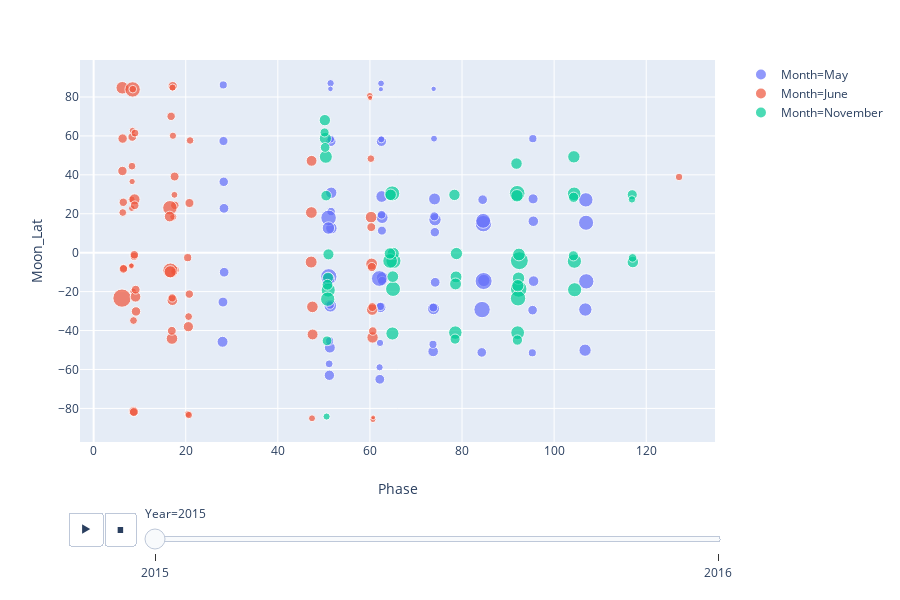

The cell this chart's notebook holds for it:
### Code cell
fig3 = px.scatter(df, x="Phase", y="Moon_Lat", size = "Relint", color = "Month", animation_frame="Year", hover_name = "Crater")
fig3.show()

### Figure 1 — Plotly figure (JSON) as saved in the notebook; plotly's stock layout.template omitted (floating-point values rounded to 4 significant figures)
{"data": [{"hoverlabel": {"namelength": 0}, "hovertemplate": "<b>%{hovertext}</b><br><br>Month=May<br>Year=2015<br>Phase=%{x}<br>Moon_Lat=%{y}<br>Relint=%{marker.size}", "hovertext": ["Langrenus", "Cleomedes", "Atlas", "Petavius", "Janssen", "Langrenus", "Cleomedes", "Atlas", "Atlas", "Petavius", "Janssen", "Langrenus", "Langrenus", "Cleomedes", "Cleomedes", "Atlas", "Petavius", "Janssen", "Langrenus", "Cleomedes", "Cleomedes", "Atlas", "Atlas", "Atlas", "Plato", "Petavius", "Petavius", "Janssen", "Janssen", "Langrenus", "Langrenus", "Cleomedes", "Cleomedes", "Atlas", "Atlas", "Atlas", "Atlas", "Plato", "Plato", "Petavius", "Petavius", "Janssen", "Tycho", "Tycho", "Langrenus", "Cleomedes", "Atlas", "Atlas", "Atlas", "Atlas", "Plato", "Plato", "Petavius", "Petavius", "Janssen", "Janssen", "Tycho", "Tycho", "Langrenus", "Cleomedes", "Cleomedes", "Langrenus", "Langrenus", "Cleomedes", "Atlas", "Atlas", "Plato", "Petavius", "Janssen"], "legendgroup": "Month=May", "marker": {"color": "#636efa", "size": [962.1, 931.9, 843.9, 728.3, 616.1, 462.0, 454.4, 415.8, 275.4, 377.2, 266.7, 620.8, 1188.0, 1102.0, 902.9, 381.8, 1097.0, 377.6, 388.3, 625.4, 367.5, 581.3, 335.3, 197.9, 120.2, 592.0, 320.7, 459.3, 264.0, 630.4, 361.8, 581.7, 332.2, 566.6, 306.2, 428.3, 204.2, 187.3, 114.1, 463.0, 263.1, 220.8, 392.1, 214.8, 1018.0, 542.9, 532.0, 298.9, 427.3, 240.4, 223.1, 131.0, 647.3, 297.4, 485.9, 273.3, 440.6, 256.5, 1096.0, 988.9, 634.1, 672.4, 385.6, 391.4, 369.1, 341.0, 267.8, 403.6, 494.9], "sizemode": "area", "sizeref": 8.167, "symbol": "circle"}, "mode": "markers", "name": "Month=May", "showlegend": true, "type": "scatter", "x": [107.0, 106.9, 106.9, 106.8, 106.7, 95.53, 95.48, 95.43, 95.38, 95.32, 95.27, 84.74, 84.69, 84.64, 84.59, 84.48, 84.35, 84.28, 74.17, 74.13, 74.09, 74.03, 73.98, 73.92, 73.84, 73.8, 73.77, 73.73, 73.69, 62.71, 62.68, 62.65, 62.6, 62.57, 62.53, 62.49, 62.46, 62.41, 62.37, 62.32, 62.28, 62.19, 62.14, 62.1, 62.04, 51.63, 51.6, 51.56, 51.53, 51.49, 51.46, 51.43, 51.39, 51.35, 51.29, 51.26, 51.19, 51.14, 51.06, 51.02, 50.98, 50.94, 28.34, 28.31, 28.25, 28.19, 28.15, 28.09, 28.0], "xaxis": "x", "y": [-14.72, 15.38, 27.15, -29.2, -50.1, -14.6, 16.17, 27.66, 58.58, -29.53, -51.44, -14.28, -14.56, 14.92, 16.36, 27.24, -29.23, -51.23, -15.21, 16.95, 10.53, 27.61, 18.67, 58.59, 84.17, -28.76, -28.2, -50.73, -47.06, -12.97, -14.57, 18.06, 11.33, 28.87, 19.49, 57.21, 58.25, 86.98, 83.99, -28.05, -27.63, -46.35, -65.04, -58.88, -13.26, 12.6, 30.79, 21.12, 57.17, 58.31, 87.07, 84.16, -27.28, -26.87, -48.77, -45.35, -62.98, -57.11, -12.39, 17.9, 12.68, -13.63, -10.03, 22.8, 36.43, 57.38, 86.19, -25.37, -45.76], "yaxis": "y"}, {"hoverlabel": {"namelength": 0}, "hovertemplate": "<b>%{hovertext}</b><br><br>Month=June<br>Year=2015<br>Phase=%{x}<br>Moon_Lat=%{y}<br>Relint=%{marker.size}", "hovertext": ["Langrenus", "Cleomedes", "Atlas", "Atlas", "Langrenus", "Cleomedes", "Atlas", "Plato", "Plato", "Petavius", "Petavius", "Janssen", "Janssen", "Tycho", "Langrenus", "Langrenus", "Cleomedes", "Cleomedes", "Langrenus", "Langrenus", "Cleomedes", "Cleomedes", "Atlas", "Atlas", "Plato", "Petavius", "Langrenus", "Langrenus", "Cleomedes", "Cleomedes", "Atlas", "Atlas", "Atlas", "Atlas", "Plato", "Plato", "Petavius", "Janssen", "Tycho", "Tycho", "Grimaldi", "Grimaldi", "Aristarchus", "Aristarchus", "Aristarchus", "Vieta", "Vieta", "Schickard", "Grimaldi", "Tycho", "Schickard", "Schickard", "Tycho", "Vieta", "Aristarchus", "Aristarchus", "Grimaldi", "Aristarchus", "Aristarchus", "Tycho", "Vieta", "Schickard", "Plato", "Plato", "Aristarchus", "Aristarchus", "Aristarchus", "Grimaldi", "Grimaldi", "Vieta", "Vieta", "Schickard", "Schickard", "Tycho", "Tycho", "Aristarchus"], "legendgroup": "Month=June", "marker": {"color": "#EF553B", "size": [306.5, 294.7, 325.8, 194.2, 222.1, 212.6, 215.2, 347.8, 209.4, 463.0, 278.7, 548.6, 317.7, 289.9, 934.2, 601.6, 855.0, 470.3, 259.2, 299.7, 288.6, 245.4, 363.4, 361.3, 645.6, 1369.0, 155.0, 128.8, 203.5, 170.1, 247.7, 162.5, 312.0, 170.5, 971.1, 241.5, 185.4, 250.7, 402.1, 312.2, 268.4, 297.1, 496.9, 309.6, 254.5, 469.7, 317.4, 364.1, 273.7, 203.9, 427.5, 251.2, 224.0, 288.7, 334.6, 236.0, 589.7, 563.6, 482.7, 199.0, 552.8, 488.4, 178.0, 111.8, 240.7, 555.6, 326.5, 568.2, 340.6, 519.8, 324.1, 528.5, 296.2, 147.9, 94.06, 234.6], "sizemode": "area", "sizeref": 8.167, "symbol": "circle"}, "mode": "markers", "name": "Month=June", "showlegend": true, "type": "scatter", "x": [17.68, 17.63, 17.58, 17.54, 17.5, 17.3, 17.22, 17.17, 17.13, 17.09, 17.06, 17.01, 16.98, 16.83, 16.67, 16.64, 16.56, 16.52, 6.506, 6.47, 6.434, 6.325, 6.291, 6.253, 6.216, 6.156, 8.176, 8.211, 8.241, 8.28, 8.324, 8.358, 8.392, 8.43, 8.463, 8.509, 8.593, 8.657, 8.689, 8.721, 8.802, 8.834, 8.879, 8.911, 8.978, 9.092, 9.129, 9.198, 20.42, 20.47, 20.57, 20.62, 20.67, 20.77, 20.81, 20.94, 47.24, 47.28, 47.33, 47.42, 47.51, 47.54, 59.97, 60.04, 60.21, 60.25, 60.29, 60.37, 60.41, 60.48, 60.53, 60.57, 60.61, 60.66, 60.7, 127.1], "xaxis": "x", "y": [-9.058, 24.31, 39.13, 29.73, -9.896, 18.43, 60.09, 85.59, 84.82, -24.41, -23.25, -44.11, -40.13, 70.06, -9.17, -9.793, 23.07, 18.58, -7.972, -8.33, 25.9, 20.64, 58.63, 42.0, 84.74, -23.33, -6.892, -6.667, 27.34, 22.82, 44.46, 36.55, 59.47, 62.75, 83.88, 84.03, -19.93, -34.85, -81.63, -81.85, -1.881, -1.077, 27.42, 24.36, 61.45, -22.64, -19.01, -30.18, -2.541, -82.88, -38.02, -32.83, -83.4, -21.28, 25.53, 57.65, -4.813, 20.64, 47.2, -85.08, -27.84, -42.01, 80.64, 79.53, 48.31, 18.25, 13.15, -5.791, -7.361, -29.3, -27.93, -43.54, -40.25, -85.72, -84.63, 38.89], "yaxis": "y"}, {"hoverlabel": {"namelength": 0}, "hovertemplate": "<b>%{hovertext}</b><br><br>Month=November<br>Year=2015<br>Phase=%{x}<br>Moon_Lat=%{y}<br>Relint=%{marker.size}", "hovertext": ["Langrenus", "Langrenus", "Cleomedes", "Cleomedes", "Petavius", "Langrenus", "Cleomedes", "Atlas", "Cleomedes", "Langrenus", "Langrenus", "Langrenus", "Petavius", "Petavius", "Stevinus", "Stevinus", "Stevinus", "Stevinus", "Cleomedes", "Cleomedes", "Atlas", "Langrenus", "Petavius", "Stevinus", "Stevinus", "Stevinus", "Cleomedes", "Langrenus", "Langrenus", "Petavius", "Petavius", "Stevinus", "Cleomedes", "Cleomedes", "Langrenus", "Langrenus", "Langrenus", "Petavius", "Petavius", "Stevinus", "Stevinus", "Stevinus", "Tycho", "Cleomedes", "Atlas", "Aristoteles", "Aristoteles", "Plato", "Plato"], "legendgroup": "Month=November", "marker": {"color": "#00cc96", "size": [546.0, 302.0, 419.2, 225.5, 818.0, 833.7, 761.4, 630.8, 431.4, 424.3, 1313.0, 665.6, 1113.0, 631.1, 967.7, 611.3, 775.9, 435.7, 1004.0, 636.7, 539.5, 618.0, 582.8, 579.7, 745.1, 421.2, 531.9, 935.7, 612.7, 913.5, 561.0, 705.9, 931.2, 541.2, 881.1, 532.5, 503.4, 819.5, 494.7, 839.9, 482.5, 395.1, 207.9, 460.8, 694.6, 603.9, 384.4, 529.6, 339.5], "sizemode": "area", "sizeref": 8.167, "symbol": "circle"}, "mode": "markers", "name": "Month=November", "showlegend": true, "type": "scatter", "x": [117.1, 117.0, 117.0, 116.9, 104.4, 104.4, 104.3, 104.3, 104.2, 104.2, 92.45, 92.36, 92.31, 92.27, 92.16, 92.12, 92.08, 92.02, 91.98, 91.93, 91.83, 78.78, 78.7, 78.59, 78.55, 78.49, 78.35, 65.11, 65.06, 65.02, 64.97, 64.88, 64.84, 64.49, 64.38, 64.34, 50.99, 50.94, 50.9, 50.83, 50.78, 50.69, 50.59, 50.49, 50.43, 50.32, 50.27, 50.21, 50.15], "xaxis": "x", "y": [-4.792, -2.673, 29.77, 27.38, -19.03, -4.351, 30.24, 49.25, 28.47, -1.609, -4.105, -0.9156, -18.66, -13.1, -23.43, -16.93, -41.1, -44.89, 30.52, 29.24, 45.78, -0.4418, -12.43, -16.06, -41.06, -44.4, 29.7, -4.222, -0.4012, -18.64, -12.31, -41.5, 30.45, 29.74, -4.236, -0.3937, -0.8603, -19.21, -12.82, -23.87, -16.49, -45.27, -84.18, 29.31, 49.28, 58.72, 54.1, 68.1, 61.78], "yaxis": "y"}], "layout": {"height": 600, "legend": {"itemsizing": "constant", "tracegroupgap": 0}, "margin": {"t": 60}, "sliders": [{"active": 0, "currentvalue": {"prefix": "Year="}, "len": 0.9, "pad": {"b": 10, "t": 60}, "steps": [{"args": [["2015"], {"frame": {"duration": 0, "redraw": false}, "fromcurrent": true, "mode": "immediate", "transition": {"duration": 0, "easing": "linear"}}], "label": "2015", "method": "animate"}, {"args": [["2016"], {"frame": {"duration": 0, "redraw": false}, "fromcurrent": true, "mode": "immediate", "transition": {"duration": 0, "easing": "linear"}}], "label": "2016", "method": "animate"}], "x": 0.1, "xanchor": "left", "y": 0, "yanchor": "top"}], "updatemenus": [{"buttons": [{"args": [null, {"frame": {"duration": 500, "redraw": false}, "fromcurrent": true, "mode": "immediate", "transition": {"duration": 500, "easing": "linear"}}], "label": "&#9654;", "method": "animate"}, {"args": [[null], {"frame": {"duration": 0, "redraw": false}, "fromcurrent": true, "mode": "immediate", "transition": {"duration": 0, "easing": "linear"}}], "label": "&#9724;", "method": "animate"}], "direction": "left", "pad": {"r": 10, "t": 70}, "showactive": false, "type": "buttons", "x": 0.1, "xanchor": "right", "y": 0, "yanchor": "top"}], "xaxis": {"anchor": "y", "domain": [0, 0.98], "title": {"text": "Phase"}}, "yaxis": {"anchor": "x", "domain": [0, 1], "title": {"text": "Moon_Lat"}}}}
